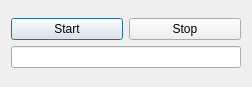
<?xml version="1.0" encoding="UTF-8"?>
<ui version="4.0">
 <class>Dialog</class>
 <widget class="QDialog" name="Dialog">
  <property name="geometry">
   <rect>
    <x>0</x>
    <y>0</y>
    <width>252</width>
    <height>87</height>
   </rect>
  </property>
  <property name="windowTitle">
   <string>Dialog</string>
  </property>
  <layout class="QVBoxLayout" name="verticalLayout_2">
   <item>
    <layout class="QVBoxLayout" name="verticalLayout">
     <item>
      <layout class="QHBoxLayout" name="horizontalLayout">
       <item>
        <widget class="QPushButton" name="btnStart">
         <property name="text">
          <string>Start</string>
         </property>
        </widget>
       </item>
       <item>
        <widget class="QPushButton" name="btnStop">
         <property name="text">
          <string>Stop</string>
         </property>
        </widget>
       </item>
      </layout>
     </item>
     <item>
      <widget class="QLineEdit" name="lineEdit"/>
     </item>
    </layout>
   </item>
  </layout>
 </widget>
 <layoutdefault spacing="6" margin="11"/>
 <resources/>
 <connections/>
</ui>
